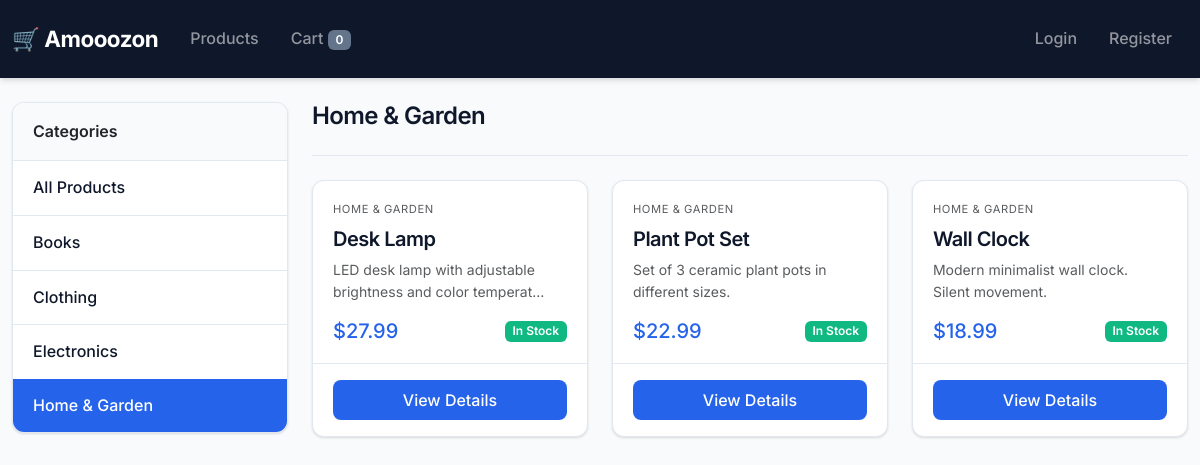
The page /category/home-garden/ on the database its author committed.
### shop/models.py (models this page shows, shortened)
class Category(models.Model):
    name = models.CharField(max_length=200)
    slug = models.SlugField(unique=True)
    class Meta:
        verbose_name_plural = 'Categories'
        ordering = ['name']
    def get_absolute_url(self):
        return reverse('shop:category_list', args=[self.slug])

class Product(models.Model):
    category = models.ForeignKey(
        Category,
        on_delete=models.CASCADE,
        related_name='products'
    )
    name = models.CharField(max_length=200)
    slug = models.SlugField(unique=True)
    description = models.TextField(blank=True)
    price = models.DecimalField(max_digits=10, decimal_places=2)
    inventory = models.PositiveIntegerField(default=0)
    created = models.DateTimeField(auto_now_add=True)
    updated = models.DateTimeField(auto_now=True)
    class Meta:
        ordering = ['name']
    def get_absolute_url(self):
        return reverse('shop:product_detail', args=[self.slug])

### shop/views.py (the view)
# urls.py: path('', views.product_list, name='product_list'),
def product_list(request, category_slug=None):
    categories = Category.objects.all()
    products = Product.objects.all()
    current_category = None
    if category_slug:
        current_category = get_object_or_404(Category, slug=category_slug)
        products = products.filter(category=current_category)
    return render(request, 'shop/product_list.html', {
        'categories': categories,
        'products': products,
        'current_category': current_category,
    })

### shop/cart.py (called while the page is built)
    def __len__(self):
        return sum(item['quantity'] for item in self.cart.values())

### shop/context_processors.py (called while the page is built)
def cart_counter(request):
    cart = Cart(request)
    return {'cart_count': len(cart)}

### shop/templates/shop/product_list.html (shortened to what this page needs)
{% extends 'shop/base.html' %}
{% block content %}
<div class="row">
    <div class="col-md-3">
        <div class="card mb-4">
            <div class="card-header">Categories</div>
            <ul class="list-group list-group-flush">
                <li class="list-group-item {% if not current_category %}active{% endif %}">
                    <a href="{% url 'shop:product_list' %}" class="text-decoration-none">All Products</a>
                </li>
                {% for category in categories %}
                    <li class="list-group-item {% if category == current_category %}active{% endif %}">
                        <a href="{{ category.get_absolute_url }}" class="text-decoration-none">
                            {{ category.name }}
                        </a>
                    </li>
                {% endfor %}
            </ul>
        </div>
    </div>
    <div class="col-md-9">
        <h2>{% if current_category %}{{ current_category.name }}{% else %}All Products{% endif %}</h2>
        <hr>
        {% if products %}
            <div class="row row-cols-1 row-cols-md-3 g-4">
                {% for product in products %}
                    <div class="col">
                        <div class="card h-100">
                            <div class="card-body d-flex flex-column">
                                <span class="text-uppercase small text-muted mb-2" style="font-size: 0.7rem; letter-spacing: 0.05em;">{{ product.category.name }}</span>
                                <h5 class="card-title mb-2">{{ product.name }}</h5>
                                <p class="card-text text-muted small mb-3" style="flex-grow: 1;">{{ product.description|truncatechars:60 }}</p>
                                <div class="d-flex justify-content-between align-items-center">
                                    <span class="h5 mb-0" style="color: var(--primary);">${{ product.price }}</span>
                                    {% if product.inventory > 0 %}
                                        <span class="badge bg-success">In Stock</span>
                                    {% else %}
                                        <span class="badge bg-danger">Out of Stock</span>
                                    {% endif %}
                                </div>
                            </div>
                            <div class="card-footer bg-transparent">
                                <a href="{{ product.get_absolute_url }}" class="btn btn-primary w-100">View Details</a>
                            </div>
                        </div>
                    </div>
                {% endfor %}
            </div>
        {% else %}
            <p class="text-muted">No products found.</p>
        {% endif %}
    </div>
</div>
{% endblock %}

### shop/templates/shop/base.html (style rules this page uses)
:root { --primary: #2563eb; --primary-dark: #1d4ed8; --secondary: #64748b; --accent: #0ea5e9; --success: #10b981; --danger: #ef4444; --light: #f8fafc; --dark: #0f172a; --border: #e2e8f0; --shadow: 0 1px 3px rgba(0,0,0,0.08), 0 1px 2px rgba(0,0,0,0.06); --shadow-md: 0 4px 6px -1px rgba(0,0,0,0.1), 0 2px 4px -1px rgba(0,0,0,0.06); --shadow-lg: 0 10px 15px -3px rgba(0,0,0,0.1), 0 4px 6px -2px rgba(0,0,0,0.05); --radius: 0.5rem; --radius-lg: 0.75rem; }
* { box-sizing: border-box; }
body { font-family: 'Inter', -apple-system, BlinkMacSystemFont, sans-serif; background: var(--light); color: var(--dark); line-height: 1.6; }
.badge { font-weight: 600; padding: 0.35em 0.65em; }
.card { border: 1px solid var(--border); border-radius: var(--radius-lg); box-shadow: var(--shadow); transition: all 0.2s ease; overflow: hidden; }
.card-header { background: var(--light); border-bottom: 1px solid var(--border); font-weight: 600; padding: 1rem 1.25rem; }
.card-body { padding: 1.25rem; }
.card-footer { background: transparent; border-top: 1px solid var(--border); padding: 1rem 1.25rem; }
.card-title { font-weight: 600; color: var(--dark); margin-bottom: 0.5rem; }
.btn { font-weight: 500; padding: 0.5rem 1.25rem; border-radius: var(--radius); transition: all 0.2s ease; border: none; }
.btn-primary { background: var(--primary); color: white; }
.list-group-item { border: none; border-bottom: 1px solid var(--border); padding: 0.875rem 1.25rem; transition: all 0.15s ease; }
.list-group-item:last-child { border-bottom: none; }
.list-group-item a { color: var(--dark); text-decoration: none; font-weight: 500; }
.list-group-item.active { background: var(--primary); border-color: var(--primary); }
.list-group-item.active a { color: white; }
.badge.bg-success { background: var(--success) !important; }
h1, h2, h3, h4, h5, h6 { font-weight: 600; color: var(--dark); letter-spacing: -0.025em; }
h2 { font-size: 1.5rem; }
a { color: var(--primary); text-decoration: none; transition: color 0.15s ease; }
hr { border-color: var(--border); opacity: 1; margin: 1.5rem 0; }
.row-cols-md-3 .col .card { height: 100%; }
body { min-height: 100vh; }
* { transition-property: background-color, border-color, color, fill, stroke, opacity, box-shadow, transform; transition-timing-function: cubic-bezier(0.4, 0, 0.2, 1); transition-duration: 150ms; }

### rows shown on the page
Category: name "Books"
Category: name "Clothing"
Category: name "Electronics"
Category: name "Home & Garden"
Product: category.name "HOME & GARDEN", name "Desk Lamp", description "LED desk lamp with adjustable brightness and color temperat…", price "27.99", inventory "In Stock"
Product: category.name "HOME & GARDEN", name "Plant Pot Set", description "Set of 3 ceramic plant pots in different sizes.", price "22.99", inventory "In Stock"
Product: category.name "HOME & GARDEN", name "Wall Clock", description "Modern minimalist wall clock. Silent movement.", price "18.99", inventory "In Stock"

### other values the page prints
{{ cart_count }} "0"
